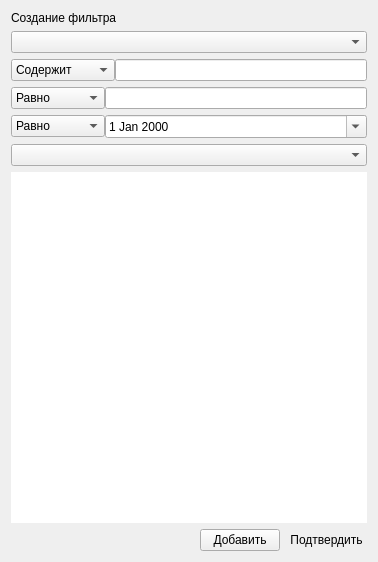
<?xml version="1.0" encoding="UTF-8"?>
<ui version="4.0">
 <class>FilterMenu</class>
 <widget class="QWidget" name="FilterMenu">
  <property name="geometry">
   <rect>
    <x>0</x>
    <y>0</y>
    <width>378</width>
    <height>562</height>
   </rect>
  </property>
  <property name="windowTitle">
   <string>Form</string>
  </property>
  <property name="styleSheet">
   <string notr="true"/>
  </property>
  <layout class="QGridLayout" name="gridLayout">
   <item row="3" column="0">
    <widget class="QWidget" name="num" native="true">
     <property name="enabled">
      <bool>true</bool>
     </property>
     <layout class="QHBoxLayout" name="horizontalLayout_5">
      <property name="spacing">
       <number>0</number>
      </property>
      <property name="leftMargin">
       <number>0</number>
      </property>
      <property name="topMargin">
       <number>0</number>
      </property>
      <property name="rightMargin">
       <number>0</number>
      </property>
      <property name="bottomMargin">
       <number>0</number>
      </property>
      <item>
       <widget class="QComboBox" name="c_num">
        <item>
         <property name="text">
          <string>Равно</string>
         </property>
        </item>
        <item>
         <property name="text">
          <string>Не равно</string>
         </property>
        </item>
        <item>
         <property name="text">
          <string>Больше</string>
         </property>
        </item>
        <item>
         <property name="text">
          <string>Меньше</string>
         </property>
        </item>
        <item>
         <property name="text">
          <string>Не больше</string>
         </property>
        </item>
        <item>
         <property name="text">
          <string>Не меньше</string>
         </property>
        </item>
       </widget>
      </item>
      <item>
       <widget class="QLineEdit" name="i_num"/>
      </item>
     </layout>
    </widget>
   </item>
   <item row="7" column="0">
    <widget class="QListWidget" name="filter_list">
     <property name="sizePolicy">
      <sizepolicy hsizetype="Expanding" vsizetype="MinimumExpanding">
       <horstretch>0</horstretch>
       <verstretch>0</verstretch>
      </sizepolicy>
     </property>
     <property name="frameShape">
      <enum>QFrame::NoFrame</enum>
     </property>
     <property name="editTriggers">
      <set>QAbstractItemView::NoEditTriggers</set>
     </property>
     <property name="resizeMode">
      <enum>QListView::Fixed</enum>
     </property>
    </widget>
   </item>
   <item row="2" column="0">
    <widget class="QWidget" name="str" native="true">
     <property name="enabled">
      <bool>true</bool>
     </property>
     <layout class="QHBoxLayout" name="horizontalLayout_3">
      <property name="spacing">
       <number>0</number>
      </property>
      <property name="leftMargin">
       <number>0</number>
      </property>
      <property name="topMargin">
       <number>0</number>
      </property>
      <property name="rightMargin">
       <number>0</number>
      </property>
      <property name="bottomMargin">
       <number>0</number>
      </property>
      <item>
       <widget class="QComboBox" name="c_str">
        <item>
         <property name="text">
          <string>Содержит</string>
         </property>
        </item>
        <item>
         <property name="text">
          <string>Не содержит</string>
         </property>
        </item>
       </widget>
      </item>
      <item>
       <widget class="QLineEdit" name="i_str"/>
      </item>
     </layout>
    </widget>
   </item>
   <item row="1" column="0">
    <widget class="QWidget" name="wgt_filter_cmb_bg" native="true">
     <layout class="QHBoxLayout" name="horizontalLayout_2">
      <property name="spacing">
       <number>0</number>
      </property>
      <property name="leftMargin">
       <number>0</number>
      </property>
      <property name="topMargin">
       <number>0</number>
      </property>
      <property name="rightMargin">
       <number>0</number>
      </property>
      <property name="bottomMargin">
       <number>0</number>
      </property>
      <item>
       <widget class="QComboBox" name="cmb_column"/>
      </item>
     </layout>
    </widget>
   </item>
   <item row="0" column="0">
    <widget class="QLabel" name="label">
     <property name="text">
      <string>Создание фильтра</string>
     </property>
    </widget>
   </item>
   <item row="4" column="0">
    <widget class="QWidget" name="date" native="true">
     <property name="enabled">
      <bool>true</bool>
     </property>
     <layout class="QHBoxLayout" name="horizontalLayout_6">
      <property name="spacing">
       <number>0</number>
      </property>
      <property name="leftMargin">
       <number>0</number>
      </property>
      <property name="topMargin">
       <number>0</number>
      </property>
      <property name="rightMargin">
       <number>0</number>
      </property>
      <property name="bottomMargin">
       <number>0</number>
      </property>
      <item>
       <widget class="QComboBox" name="c_date">
        <item>
         <property name="text">
          <string>Равно</string>
         </property>
        </item>
        <item>
         <property name="text">
          <string>Не равно</string>
         </property>
        </item>
        <item>
         <property name="text">
          <string>Больше</string>
         </property>
        </item>
        <item>
         <property name="text">
          <string>Меньше</string>
         </property>
        </item>
        <item>
         <property name="text">
          <string>Не больше</string>
         </property>
        </item>
        <item>
         <property name="text">
          <string>Не меньше</string>
         </property>
        </item>
       </widget>
      </item>
      <item>
       <widget class="QDateEdit" name="i_date">
        <property name="enabled">
         <bool>true</bool>
        </property>
        <property name="sizePolicy">
         <sizepolicy hsizetype="Expanding" vsizetype="Fixed">
          <horstretch>0</horstretch>
          <verstretch>0</verstretch>
         </sizepolicy>
        </property>
        <property name="readOnly">
         <bool>false</bool>
        </property>
        <property name="buttonSymbols">
         <enum>QAbstractSpinBox::NoButtons</enum>
        </property>
        <property name="specialValueText">
         <string/>
        </property>
        <property name="accelerated">
         <bool>false</bool>
        </property>
        <property name="showGroupSeparator" stdset="0">
         <bool>false</bool>
        </property>
        <property name="calendarPopup">
         <bool>true</bool>
        </property>
        <property name="currentSectionIndex">
         <number>0</number>
        </property>
       </widget>
      </item>
     </layout>
    </widget>
   </item>
   <item row="5" column="0">
    <widget class="QWidget" name="widget" native="true">
     <layout class="QHBoxLayout" name="horizontalLayout_4">
      <property name="spacing">
       <number>0</number>
      </property>
      <property name="leftMargin">
       <number>0</number>
      </property>
      <property name="topMargin">
       <number>0</number>
      </property>
      <property name="rightMargin">
       <number>0</number>
      </property>
      <property name="bottomMargin">
       <number>0</number>
      </property>
      <item>
       <widget class="QComboBox" name="cmb_enum"/>
      </item>
     </layout>
    </widget>
   </item>
   <item row="8" column="0">
    <layout class="QHBoxLayout" name="horizontalLayout">
     <item>
      <spacer name="horizontalSpacer">
       <property name="orientation">
        <enum>Qt::Horizontal</enum>
       </property>
       <property name="sizeHint" stdset="0">
        <size>
         <width>40</width>
         <height>20</height>
        </size>
       </property>
      </spacer>
     </item>
     <item>
      <widget class="QPushButton" name="btn_add">
       <property name="text">
        <string>Добавить</string>
       </property>
      </widget>
     </item>
     <item>
      <widget class="QPushButton" name="btn_accept">
       <property name="text">
        <string>Подтвердить</string>
       </property>
       <property name="flat">
        <bool>true</bool>
       </property>
      </widget>
     </item>
    </layout>
   </item>
  </layout>
 </widget>
 <resources/>
 <connections/>
</ui>
